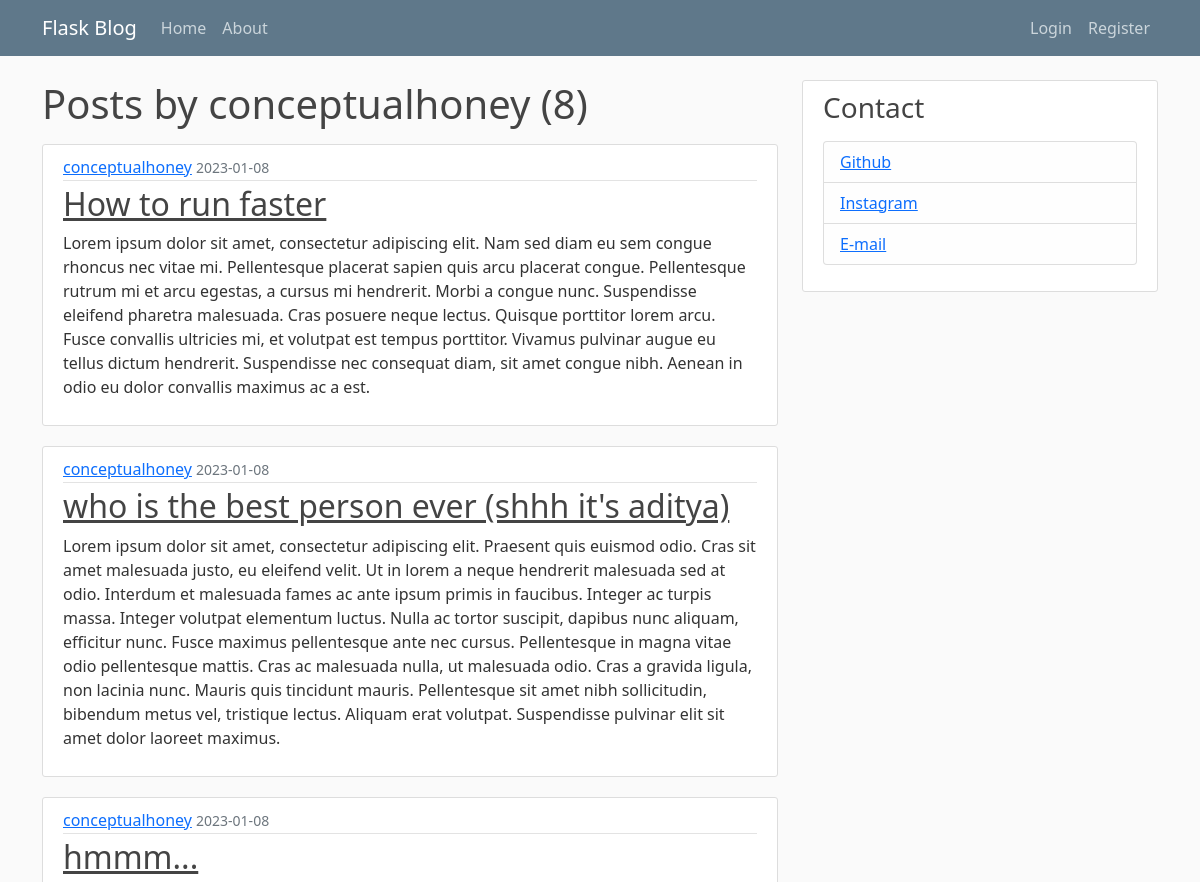
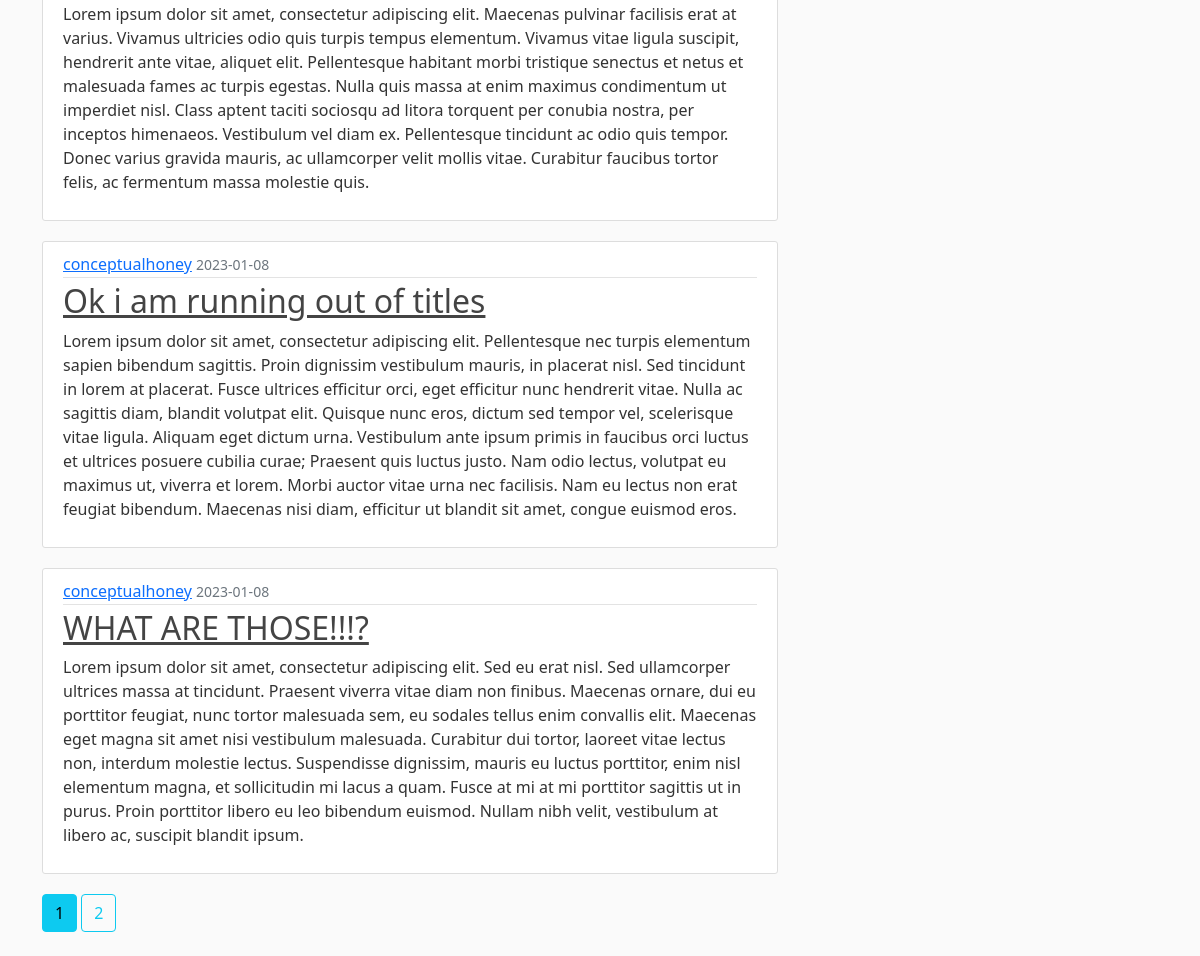
Page /user/conceptualhoney on the committed database (2 pictures, top to bottom).
### flaskblog/models.py (models this page shows, shortened)
class User(db.Model, UserMixin):
    id = db.Column(db.Integer, primary_key=True)
    username = db.Column(db.String(20), unique=True, nullable=False)
    email = db.Column(db.String(120), unique=True, nullable=False)
    image_file = db.Column(db.String(20), nullable=False, default='default.jpg')
    password = db.Column(db.String(60), nullable=False)
    posts = db.relationship('Post', backref='author', lazy=True)

class Post(db.Model):
    id = db.Column(db.Integer, primary_key=True)
    title = db.Column(db.String(100), nullable=False)
    date_posted = db.Column(db.DateTime, nullable=False, default=datetime.utcnow)
    content = db.Column(db.Text, nullable=False)
    user_id = db.Column(db.Integer, db.ForeignKey('user.id'), nullable=False)

### flaskblog/users/routes.py (the view)
@users.route("/user/<string:username>")
def user_posts(username):
    page = request.args.get('page', 1, type=int)
    user = User.query.filter_by(username=username).first_or_404()
    posts = Post.query.filter_by(author=user).order_by(Post.date_posted.desc()).paginate(per_page=5, page=page)
    return render_template('user_posts.html', posts=posts, user=user)

### flaskblog/templates/user_posts.html
{% extends "layout.html" %}
{% block content %}
<h1 class="mb-3">Posts by {{ user.username }} ({{ posts.total }})</h1>
    {% for post in posts.items %}
    <article class="media content-section">
      <div class="media-body">
        <div class="article-metadata">
            <a class="mr-2" href="{{ url_for('users.user_posts', username=post.author.username)}}">{{ post.author.username }}</a>
          <small class="text-muted">{{ post.date_posted.strftime('%Y-%m-%d') }}</small>
        </div>
        <h2><a class="article-title" href="{{ url_for('posts.post', post_id=post.id )}}">{{ post.title }}</a></h2>
        <p class="article-content">{{ post.content }}</p>
      </div>
    </article>
    {% endfor %}
    {% for page_num in posts.iter_pages(left_edge=1, right_edge=1, left_current=1, right_current=2) %}
        {% if page_num %}
            {% if posts.page == page_num %}
                <a class="btn btn-info mb-4" href="{{ url_for('users.user_posts', username=user.username, page=page_num) }}">{{ page_num }}</a>
            {% else %}
                <a class="btn btn-outline-info mb-4" href="{{ url_for('users.user_posts', username=user.username, page=page_num) }}">{{ page_num }}</a>
            {% endif %}
        {% else %}
            ...
        {% endif %}
    {% endfor %}
{% endblock content %}

### flaskblog/static/main.css (style rules this page uses)
body { background: #fafafa; color: #333333; margin-top: 5rem; }
h1, h2, h3, h4, h5, h6 { color: #444444; }
.content-section { background: #ffffff; padding: 10px 20px; border: 1px solid #dddddd; border-radius: 3px; margin-bottom: 20px; }
.article-title { color: #444444; }
.article-content { white-space: pre-line; }
.article-metadata { padding-bottom: 1px; margin-bottom: 4px; border-bottom: 1px solid #e3e3e3 }

### rows in the picture
User: username "conceptualhoney"
Post: author.username "conceptualhoney", date_posted "2023-01-08", title "How to run faster", content "Lorem ipsum dolor sit amet, consectetur adipiscing elit. Nam sed diam eu sem congue rhoncus nec vitae mi. Pellentesque placerat sapien quis arcu placerat congue. Pellentesque rutrum mi et arcu egestas, a cursus mi hendrerit. Morbi a congue nunc. Suspendisse eleifend pharetra malesuada. Cras posuere neque lectus. Quisque porttitor lorem arcu. Fusce convallis ultricies mi, et volutpat est tempus porttitor. Vivamus pulvinar augue eu tellus dictum hendrerit. Suspendisse nec consequat diam, sit amet congue nibh. Aenean in odio eu dolor convallis maximus ac a est."
Post: author.username "conceptualhoney", date_posted "2023-01-08", title "who is the best person ever (shhh it's aditya)", content "Lorem ipsum dolor sit amet, consectetur adipiscing elit. Praesent quis euismod odio. Cras sit amet malesuada justo, eu eleifend velit. Ut in lorem a neque hendrerit malesuada sed at odio. Interdum et malesuada fames ac ante ipsum primis in faucibus. Integer ac turpis massa. Integer volutpat elementum luctus. Nulla ac tortor suscipit, dapibus nunc aliquam, efficitur nunc. Fusce maximus pellentesque ante nec cursus. Pellentesque in magna vitae odio pellentesque mattis. Cras ac malesuada nulla, ut malesuada odio. Cras a gravida ligula, non lacinia nunc. Mauris quis tincidunt mauris. Pellentesque sit amet nibh sollicitudin, bibendum metus vel, tristique lectus. Aliquam erat volutpat.…"
Post: author.username "conceptualhoney", date_posted "2023-01-08", title "hmmm...", content "Lorem ipsum dolor sit amet, consectetur adipiscing elit. Maecenas pulvinar facilisis erat at varius. Vivamus ultricies odio quis turpis tempus elementum. Vivamus vitae ligula suscipit, hendrerit ante vitae, aliquet elit. Pellentesque habitant morbi tristique senectus et netus et malesuada fames ac turpis egestas. Nulla quis massa at enim maximus condimentum ut imperdiet nisl. Class aptent taciti sociosqu ad litora torquent per conubia nostra, per inceptos himenaeos. Vestibulum vel diam ex. Pellentesque tincidunt ac odio quis tempor. Donec varius gravida mauris, ac ullamcorper velit mollis vitae. Curabitur faucibus tortor felis, ac fermentum massa molestie quis."
Post: author.username "conceptualhoney", date_posted "2023-01-08", title "Ok i am running out of titles", content "Lorem ipsum dolor sit amet, consectetur adipiscing elit. Pellentesque nec turpis elementum sapien bibendum sagittis. Proin dignissim vestibulum mauris, in placerat nisl. Sed tincidunt in lorem at placerat. Fusce ultrices efficitur orci, eget efficitur nunc hendrerit vitae. Nulla ac sagittis diam, blandit volutpat elit. Quisque nunc eros, dictum sed tempor vel, scelerisque vitae ligula. Aliquam eget dictum urna. Vestibulum ante ipsum primis in faucibus orci luctus et ultrices posuere cubilia curae; Praesent quis luctus justo. Nam odio lectus, volutpat eu maximus ut, viverra et lorem. Morbi auctor vitae urna nec facilisis. Nam eu lectus non erat feugiat bibendum. Maecenas nisi diam, efficitur…"
Post: author.username "conceptualhoney", date_posted "2023-01-08", title "WHAT ARE THOSE!!!?", content "Lorem ipsum dolor sit amet, consectetur adipiscing elit. Sed eu erat nisl. Sed ullamcorper ultrices massa at tincidunt. Praesent viverra vitae diam non finibus. Maecenas ornare, dui eu porttitor feugiat, nunc tortor malesuada sem, eu sodales tellus enim convallis elit. Maecenas eget magna sit amet nisi vestibulum malesuada. Curabitur dui tortor, laoreet vitae lectus non, interdum molestie lectus. Suspendisse dignissim, mauris eu luctus porttitor, enim nisl elementum magna, et sollicitudin mi lacus a quam. Fusce at mi at mi porttitor sagittis ut in purus. Proin porttitor libero eu leo bibendum euismod. Nullam nibh velit, vestibulum at libero ac, suscipit blandit ipsum."

### other values in the picture
{{ posts.total }} "8"
{{ page_num }} "1"
{{ page_num }} "2"
